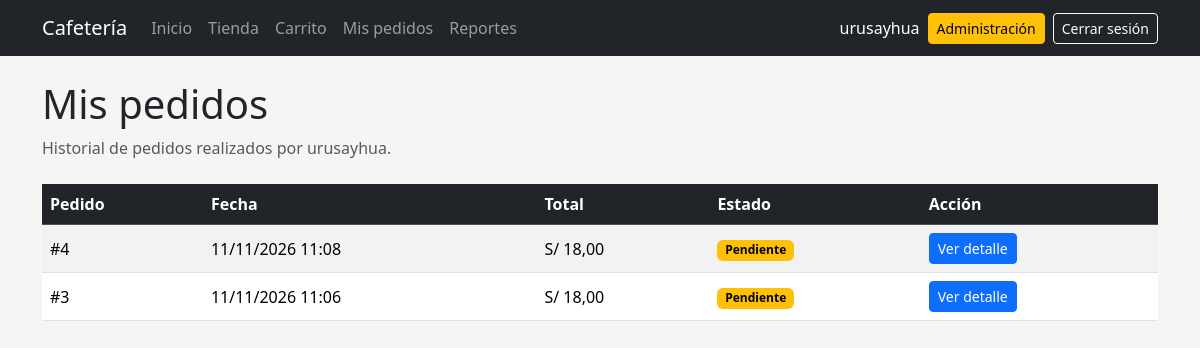
The page /mis-pedidos/ (signed in) on the database as committed earlier.
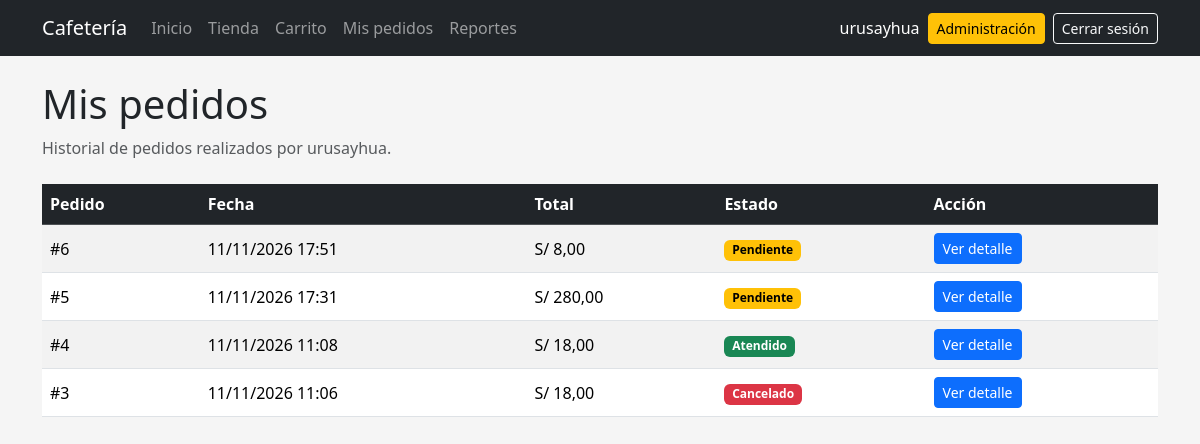
The same page on the database as committed later.
### pedidos/models.py (models this page shows, shortened)
class Pedido(models.Model):
    class Estado(models.TextChoices):
        PENDIENTE = "PENDIENTE", "Pendiente"
        PREPARACION = "PREPARACION", "En preparación"
        ATENDIDO = "ATENDIDO", "Atendido"
        CANCELADO = "CANCELADO", "Cancelado"
    usuario = models.ForeignKey(
        settings.AUTH_USER_MODEL,
        on_delete=models.CASCADE,
        related_name="pedidos",
    )
    fecha = models.DateTimeField(auto_now_add=True)
    total = models.DecimalField(
        max_digits=10,
        decimal_places=2,
        default=0,
    )
    estado = models.CharField(
        max_length=20,
        choices=Estado.choices,
        default=Estado.PENDIENTE,
    )
    class Meta:
        ordering = ["-fecha"]

### pedidos/views.py (the view)
@login_required
def mis_pedidos(request):
    pedidos = (
        Pedido.objects
        .filter(
            usuario=request.user
        )
        .order_by("-fecha")
    )
    return render(
        request,
        "pedidos/mis_pedidos.html",
        {
            "pedidos": pedidos,
        },
    )

### pedidos/templates/pedidos/mis_pedidos.html
{% extends "base.html" %}
{% block content %}
<div class="mb-4">
    <h1>
        Mis pedidos
    </h1>
    <p class="text-muted">
        Historial de pedidos realizados por
        {{ user.username }}.
    </p>
</div>
{% if pedidos %}
<div class="table-responsive">
    <table class="table table-striped table-hover align-middle">
        <thead class="table-dark">
            <tr>
                <th>
                    Pedido
                </th>
                <th>
                    Fecha
                </th>
                <th>
                    Total
                </th>
                <th>
                    Estado
                </th>
                <th>
                    Acción
                </th>
            </tr>
        </thead>
        <tbody>
            {% for pedido in pedidos %}
            <tr>
                <td>
                    #{{ pedido.id }}
                </td>
                <td>
                    {{ pedido.fecha|date:"d/m/Y H:i" }}
                </td>
                <td>
                    S/ {{ pedido.total }}
                </td>
                <td>
                    {% include "pedidos/_estado_badge.html" with pedido=pedido %}
                </td>
                <td>
                    <a
                        href="{% url 'detalle_pedido' pedido.id %}"
                        class="btn btn-primary btn-sm"
                    >
                        Ver detalle
                    </a>
                </td>
            </tr>
            {% endfor %}
        </tbody>
    </table>
</div>
{% else %}
<div class="alert alert-info">
    Todavía no existen pedidos registrados
    para este usuario.
</div>
{% endif %}
{% endblock %}

### pedidos/templates/pedidos/_estado_badge.html
{% if pedido.estado == "PENDIENTE" %}
    <span class="badge text-bg-warning">
        Pendiente
    </span>
{% elif pedido.estado == "PREPARACION" %}
    <span class="badge text-bg-primary">
        En preparación
    </span>
{% elif pedido.estado == "ATENDIDO" %}
    <span class="badge text-bg-success">
        Atendido
    </span>
{% elif pedido.estado == "CANCELADO" %}
    <span class="badge text-bg-danger">
        Cancelado
    </span>
{% else %}
    <span class="badge text-bg-secondary">
        {{ pedido.get_estado_display }}
    </span>
{% endif %}

Rows that differ between the two databases and show on the page:
added Pedido: id "6", fecha "11/11/2026 17:51", total "8,00", estado "Pendiente"
added Pedido: id "5", fecha "11/11/2026 17:31", total "280,00", estado "Pendiente"
changed Pedido id 4: estado "Pendiente" → "Atendido"
changed Pedido id 3: estado "Pendiente" → "Cancelado"
